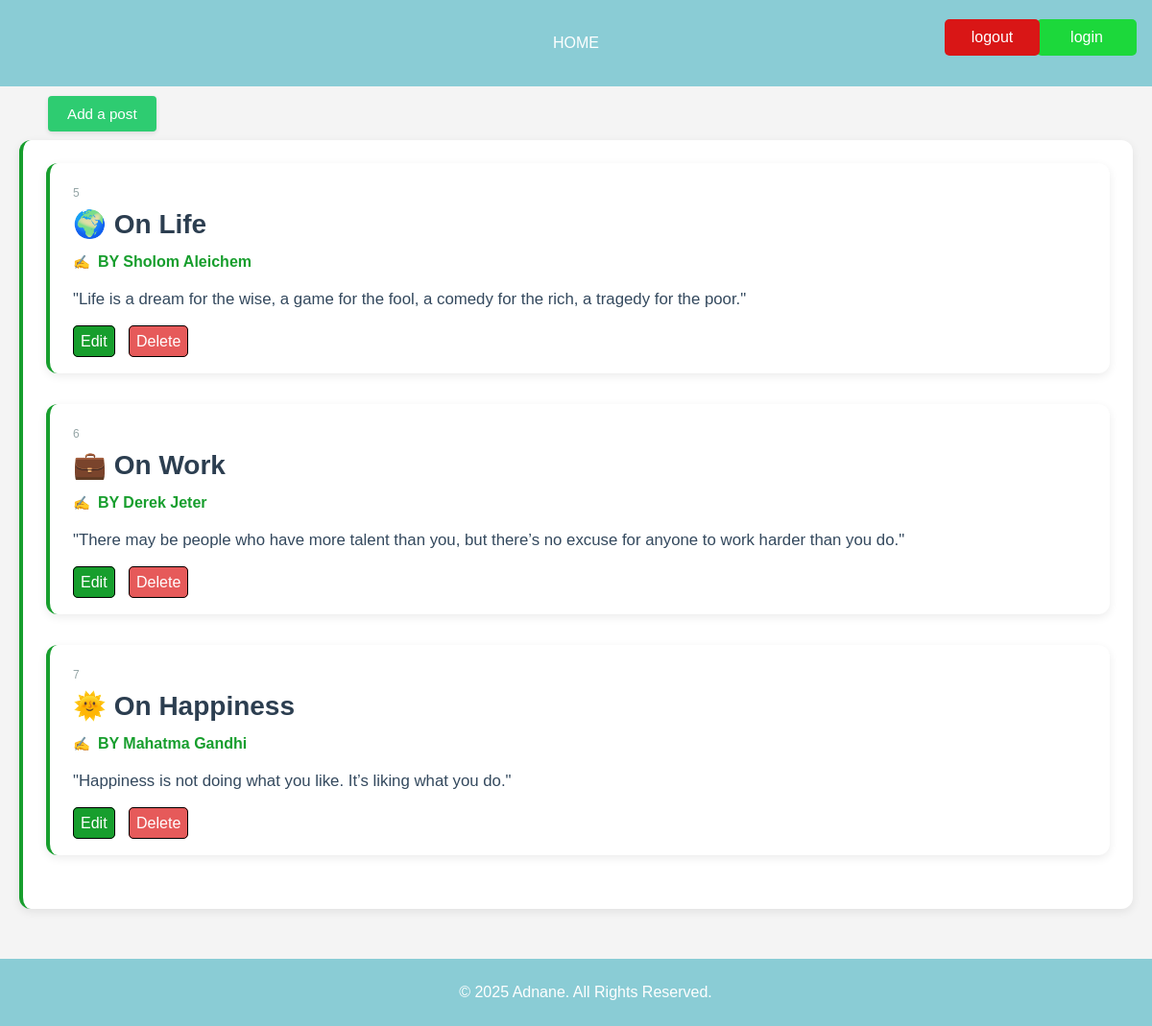
Before: / with the older database file.
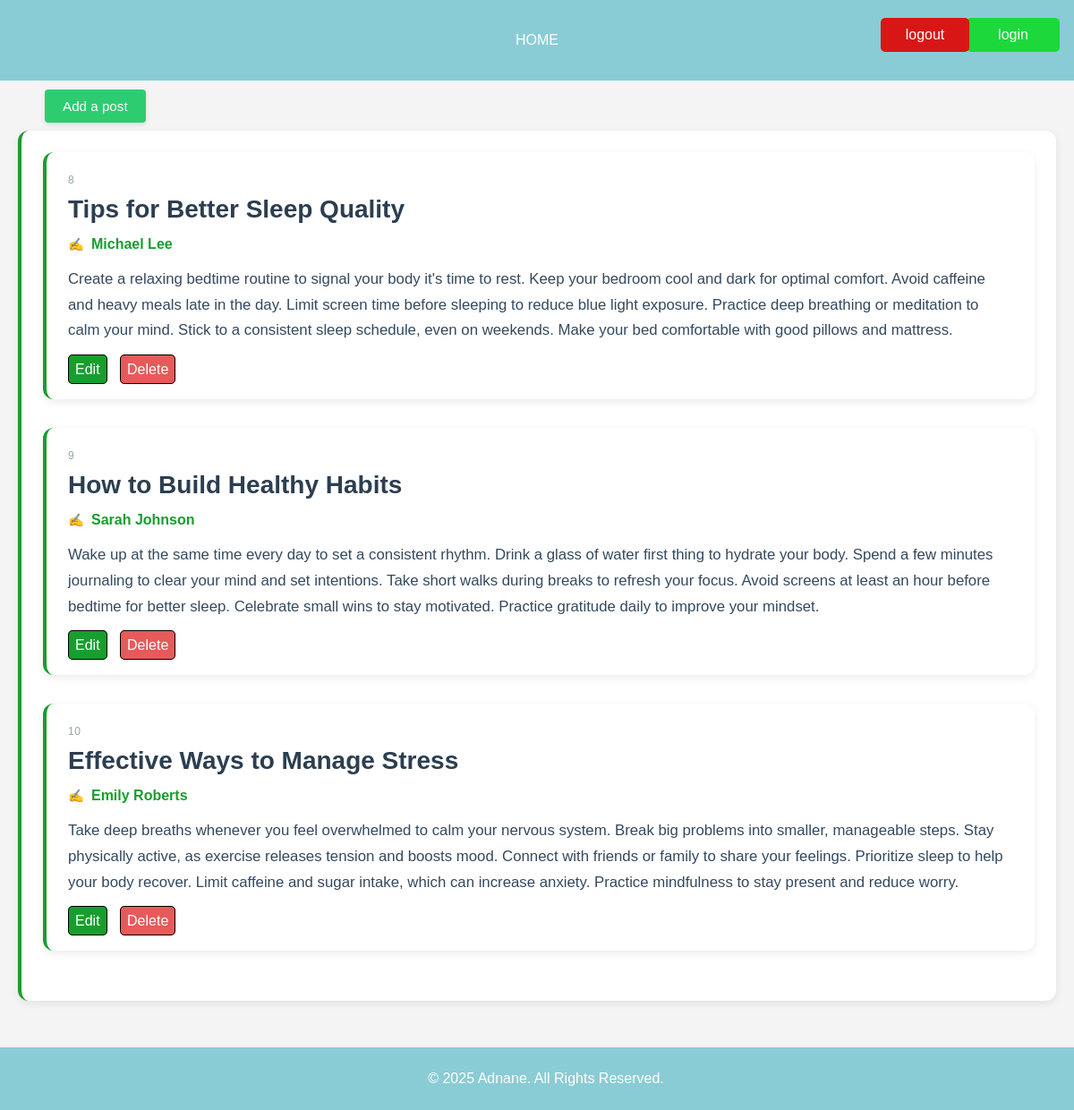
After: the same page with the newer database file.
### index.php (the view, shortened to what this page needs)
<!DOCTYPE html>
<html lang="ar">
  <head>
    <link rel="stylesheet" href="style.css" />
  </head>
  <body>
    <header>
      <nav>
        <ul>
          <li><a href="index.php">HOME</a></li>
        </ul>
      </nav>
      <a href="login.php" class="login" style="text-decoration: none;">login</a>
      <a href="login.php" class="logout" style="text-decoration: none;width: 79px;">logout</a>
    </header>
    <main>
       <a href="create.php" class="btn">Add a post</a><br><br>
      <section class="blog-posts">
        <div class="post">
            <?php
        include "db.php";
        try {
          $sql = "SELECT * FROM  `simple-blog`";
          $result = $pdo->query($sql);
          if ($result->rowCount() > 0) {
            while ($row = $result->fetch(PDO::FETCH_ASSOC)) {
              echo " <div class='post'>
                      <h6>" . $row['id'] . "</h6>
                      <h2>" . $row['title'] . "</h2>
                      <h4>" . $row['author'] . "</h4>
                      <p>" . $row['content'] . "</p>
                        <a class='edit' style='color: white; text-decoration: none;' href='edit.php?id=" . $row['id'] ."'>Edit</a>
                        <a class='delete' style='color: white; text-decoration: none;' href='delete.php?id=" . $row['id'] . "'>Delete</a>
                    </div>";
            }
          } else {
            echo "<div><h6 colspan='5'>No results found</h6></div>";
          }
        } catch (PDOException $e) {
          die("Invalid query: " . $e->getMessage());
        }
        ?>
              </div>
      </section>
    </main>
    <footer>
      <p>© 2025 Adnane. All Rights Reserved.</p>
    </footer>
  </body>
</html>

Changed rows visible on the page:
removed simple-blog: id "5", title "🌍 On Life", author "BY Sholom Aleichem", content "\"Life is a dream for the wise, a game for the fool, a comedy for the rich, a tragedy for the poor.\""
removed simple-blog: id "6", title "💼 On Work", author "BY Derek Jeter", content "\"There may be people who have more talent than you, but there’s no excuse for anyone to work harder than you do.\""
removed simple-blog: id "7", title "🌞 On Happiness", author "BY Mahatma Gandhi", content "\"Happiness is not doing what you like. It’s liking what you do.\""
added simple-blog: id "8", title "Tips for Better Sleep Quality", author "Michael Lee", content "Create a relaxing bedtime routine to signal your body it's time to rest. Keep your bedroom cool and dark for optimal comfort. Avoid caffeine and heavy meals late in the day. Limit screen time before sleeping to reduce blue light exposure. Practice deep breathing or meditation to calm your mind. Stick to a consistent sleep schedule, even on weekends. Make your bed comfortable with good pillows and mattress."
added simple-blog: id "9", title "How to Build Healthy Habits", author "Sarah Johnson", content "Wake up at the same time every day to set a consistent rhythm. Drink a glass of water first thing to hydrate your body. Spend a few minutes journaling to clear your mind and set intentions. Take short walks during breaks to refresh your focus. Avoid screens at least an hour before bedtime for better sleep. Celebrate small wins to stay motivated. Practice gratitude daily to improve your mindset."
added simple-blog: id "10", title "Effective Ways to Manage Stress", author "Emily Roberts", content "Take deep breaths whenever you feel overwhelmed to calm your nervous system. Break big problems into smaller, manageable steps. Stay physically active, as exercise releases tension and boosts mood. Connect with friends or family to share your feelings. Prioritize sleep to help your body recover. Limit caffeine and sugar intake, which can increase anxiety. Practice mindfulness to stay present and reduce worry."
